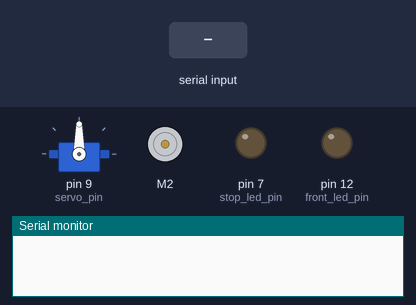
The sketch below on a simulated Arduino Uno, built with avr-gcc and run on an emulated ATmega328P. Parts: servo, DC motor (green arrow = forward, orange = backward, longer = faster), output pins drawn as LEDs (lit = HIGH), the last lines printed to the serial monitor. Inputs (shaded band) come from the test bench.

Above: at 1.2 s.
1.3 s: "S" received over the second serial link
At 2.5 s:
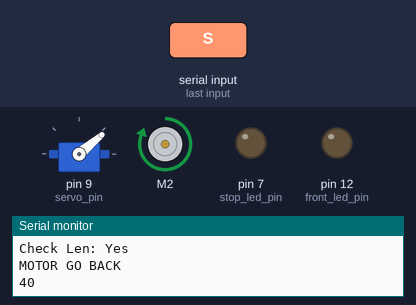
2.8 s: "90;45;200\n" received over the second serial link
At 3.4 s:
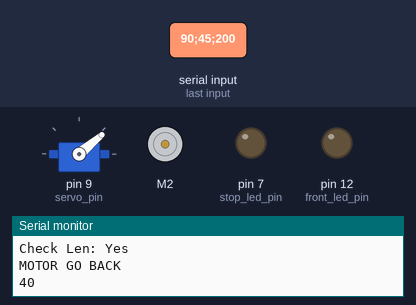
4.3 s: "S" received over the second serial link
At 5.0 s:
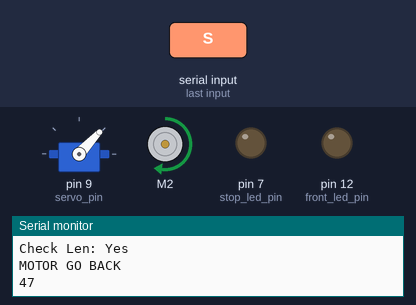
Timing chart, 0 to 7.3 s (numbered marks = the images above; inputs shaded):
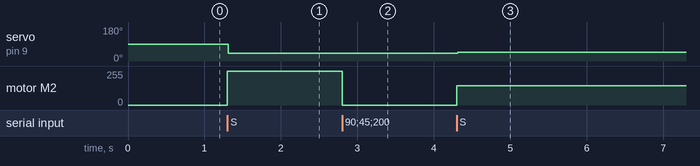

Measured:
- after the input at 1.3 s, servo on pin 9 (servo_pin): 90° → 40° at once; motor M2: stopped → forward 255/255 at once
- after the input at 2.8 s, motor M2: forward 255/255 → stopped at once
- after the input at 4.3 s, servo on pin 9 (servo_pin): 40° → 47° at once; motor M2: stopped → forward 146/255 at once

The sketch:

BLE_Receiver.ino
```cpp
#include <SoftwareSerial.h>
SoftwareSerial BTSerial(11, 10);

//#include "LowPower.h"

/*
   Arduino UNO - Bluetooth HM-10 Measurements
   --Test with Sleep Mode OFF:

   -4.00V supply with 0.120A Current resource = 0.034A (0.136W)
   -Consumption on Idle (Both Connected and Not Connected)
   -There is no difference when Connecting or Disconnecting - No voltage drop or high current drain

   --Test with Bluetooth Sleep Mode ON:
   -4.00V supply with 0.120A Current resource = 0.023A (0.092W)

   --Test with Arduino Sleep Mode ON:
   -4.00V supply with 0.120A Current resource =  0.017A ~ 0.018A (0.072W)

   Calculating by formula:
   -Battery Life = Battery Capacity in mAh / Load Current in mA * 0.70
    0.70 can be 1, it is use for external factors wich can affect the measurements

   Calculating with 0.017A and Factor exact 1
   With 120mAh battery ~ 7 hours (0.291666667 days)
   With 650mAh battery ~ 38 hours (1.58333333 days)
   With 1200mAh battery ~ 70 hours (2.91666667 days)
   With 6800mAh battery ~ 400 hours (16.6666667 days)
   With 13600mAh battery ~ 800 hours (33.3333333 days)

   TODO - Add Delay to wake up at specific time period
   TODO - Add BME280

*/

/*
   AT COMMANDS:

  AT+ADDR?
  Usage: Query the native MAC address 
  Should return: OK + LADD: MAC address (address for 12 string)
  AT+BAUD?
  Usage: Query the baud rate 
  Should return: OK + Get: [para1] 
  Details: Scope of para1:0 ~ 8. The parameters corresponding to: 0 represents 9600, 1, 2, 9600, 38400, on behalf of the representative representative of 57600, 115200, 5, 4800, 6, 7 represents 1200, 1200 2400. The default baud rate is 9600.
  AT+BAUD[para1]
  Usage: Set the baud rate 
  Should return: OK+Set:[para1]
  Details: Scope of para1:0 ~ 8. The parameters corresponding to: 0 represents 9600, 1, 2, 9600, 38400, on behalf of the representative representative of 57600, 115200, 5, 4800, 6, 7 represents 1200, 1200 2400. The default baud rate is 9600.
  Note: If you switch to the 1200, module will no longer support the configurations of the AT command, and press the PIO0 under standby, module can restore the factory Settings.Do not recommend using the baud rate.After setting the baud rate, modules should be on electricity, anew set parameters can take effect.
  AT+CON[para1]
  Usage: Connect to the bluetooth address specified (para1)
  Should return: OK+CONN[para2] 
  Details: Para2 is the range of the connection and can be A, E or FE.
  Example: To connect to bluetooth address 0017EA0943AE: sending the AT + CON0017EA0943AE, module returns: OK + CONNA or OK + + CONNF CONNE or OK.
  AT+CLEAR 
  Usage: Removal of equipment matching information 
  Should return: OK + CLEAR 
  Details: Clear success had connected device address code information.
  AT+MODE?
  Usage:Query module working mode 
  Should return: OK + Get: [para] 
  Details: The range of [para] is 0 ~ 2. 0 represents passthrough mode, on behalf of the PIO acquisition + remote control + 1 passthrough, 2 representative passthrough + remote control mode.The default is 0.
  AT + MODE [para]
  Usage:Set module working mode 
  Should return: OK + Set: [para]
  Details: The range of [para] is 0 ~ 2. 0 represents passthrough mode, on behalf of the PIO acquisition + remote control + 1 passthrough, 2 representative passthrough + remote control mode.The default is 0.
  AT + NAME?
  Usage:Query device name 
  Should return: OK + NAME [para1]
  AT + NAME [para1] 
  Usage:Set the device name 
  Should return: OK + Set: [para1] 
  Note: After the execution of the instruction, required to restart in order to set the parameters of the approval.
  Example: Set the device name to Seeed, sending the AT + NAMESeeed, return OK + Set: Seeed AT this time, the name of the bluetooth module has been changed to Seeed.
  AT + PASS?
  Usage:Query pairing password.
  Should return: K + PASS: [para1] 
  Details: Para1 range is 000000 ~ 999999, the default is 000000.
  AT + PASS [para1] 
  Usage:Set pairing password.
  Should return: OK + Set: [para1]
  AT + RENEW
  Usage:Restore factory default settings 
  Should return: OK + RENEW 
  Details: Restore the default factory settings for the module. Ensure a delay of 500 ms after the restart. Note: For some reason the datasheet says: "If no need, please be careful".
  AT + RESET 
  Usage:Reset the module.
  Should return: OK + RESET 
  Note: After the instruction execution module will have a delay of 500 ms.
  AT + ROLE [para1] 
  Usage:Set the master-slave mode 
  Should return: OK + Set: [para1]
  Details: Para1 can be
  AT+SLEEP
  Usage:Set the device in sleep mode.
  Should return: OK+SLEEP
  Details: To wake up, send a large (>80 characters) string.
  There are more AT commands, look for them in the datasheet!
*/
String package;
char character;
String packet;


// Head and Back lights
const int stop_led_pin = 7;
const int front_led_pin = 12;
int turnStopLights = 0;
int turnFrontLights = 0;

/*
     FL []=-|-=[] FR
            |
            |
            |
     RL []-=|=-[] RR
*/

// This is the library for the Servo motor micro
#include <Servo.h>
Servo servo; // using the Class Servo
const int servo_pin = 9;
long sval = 0;

// This is the library for the TB6612 that contains the class Motor and all the
// functions
#include <SparkFun_TB6612.h>
// Pins for all inputs, keep in mind the PWM defines must be on PWM pins
// the default pins listed are the ones used on the Redbot (ROB-12097) with
// the exception of STBY which the Redbot controls with a physical switch
#define AIN1 2
#define AIN2 4
#define PWMA 5
#define STBY 3  // Changed after Rover 1.0 with 433MHz, so we need for 2.4GHz 24l01 the 9, 10 pins for CSN, CE
// these constants are used to allow you to make your motor configuration

// line up with function names like forward.  Value can be 1 or -1
const int offsetA = 1;

/* Initializing motors.  The library will allow you to initialize as many
    motors as you have memory for.  If you are using functions like forward
    that take 2 motors as arguements you can either write new functions or
    call the function more than once.
*/
Motor motor1 = Motor(AIN1, AIN2, PWMA, offsetA, STBY);
long mval = 0;
long mval1 = 0;

void setup() {
  Serial.begin(57600);
  BTSerial.begin(57600);

  pinMode(front_led_pin, OUTPUT);
  pinMode(stop_led_pin, OUTPUT);

  // Servo settings
  servo.attach(servo_pin);

  //  Serial.println("Testing Motor");
  //  for (int i = 0; i < 1000; i++) {
  //    motor1.drive(255, 1000);                    // drive(), but with a drive(drive, duration)
  //    Serial.println("MOTOR GO FORD");
  //  }

}

void loop() {
  while (BTSerial.available()) {
    character = BTSerial.read();
    packet = character;
    package += packet;

    // Synchronization
    if (packet.equals("S")) {

      String packageLen = getValue(package, ';', 0);
      String xAxis = getValue(package, ';', 1);
      String yAxis = getValue(package, ';', 2);
      String frontLights = getValue(package, ';', 3);
      String stopLights = getValue(package, ';', 4);

      Serial.print("len: ");
      Serial.print(packageLen);
      Serial.print(", xAxis: ");
      Serial.print(xAxis);
      Serial.print(", yAxis: ");
      Serial.print(yAxis);
      Serial.print(", frontLights: ");
      Serial.print(frontLights);
      Serial.print(", stopLights: ");
      Serial.print(stopLights);

      const int len = packageLen.toInt();

      // CheckLenght
      if (len > 8 || len < 16) {
        Serial.println("");
        Serial.println("Check Len: Yes");

        int servoVal = xAxis.toInt();
        int motorVal = yAxis.toInt();

        if (motorVal >= 540 && motorVal <= 1023) {
          mval = map(motorVal, 540, 1023, 0, -255);
          motor1.drive(mval, 10);
          Serial.println("MOTOR GO FORD");
        } else if (motorVal <= 470 && motorVal >= 0) {
          mval = map(motorVal, 470, 0, 0, 255);
          motor1.drive(mval, 10);
          Serial.println("MOTOR GO BACK");
        }

        if (servoVal >= 540 && servoVal <= 1023) {
          sval = map(servoVal, 540, 1023, 110, 190);
          servo.write(sval);
        } else if (servoVal <= 470 && servoVal >= 0) {
          sval = map(servoVal, 470, 0, 110, 40);
          Serial.println(sval);
          servo.write(sval);
        } else {
          Serial.println(sval);
          servo.write(110);
        }

        if (frontLights.toInt() == 1) {
          if (turnFrontLights == 0) {
            digitalWrite(front_led_pin, HIGH);
            turnFrontLights = 1;
            Serial.println("FRONT LIGHTS ON");
          } else if (turnFrontLights == 1) {
            digitalWrite(front_led_pin, LOW);
            turnFrontLights = 0;
            Serial.println("Front LIGHTS OFF");
          }
        }

        if (stopLights.toInt() == 1) {
          if (turnStopLights == 0) {
            digitalWrite(stop_led_pin, HIGH);
            turnStopLights = 1;
            Serial.println("STOP LIGHTS ON");
          } else if (turnStopLights == 1) {
            digitalWrite(stop_led_pin, LOW);
            turnStopLights = 0;
            Serial.println("STOP LIGHTS OFF");
          }
        }

        package = "";
        Serial.println("");
      }
    } else {
      motor1.standby();
    }
  }
}


// https://stackoverflow.com/questions/9072320/split-string-into-string-array
String getValue(String data, char separator, int index)
{
  int found = 0;
  int strIndex[] = {0, -1};
  int maxIndex = data.length() - 1;

  for (int i = 0; i <= maxIndex && found <= index; i++) {
    if (data.charAt(i) == separator || i == maxIndex) {
      found++;
      strIndex[0] = strIndex[1] + 1;
      strIndex[1] = (i == maxIndex) ? i + 1 : i;
    }
  }

  return found > index ? data.substring(strIndex[0], strIndex[1]) : "";
}
```
